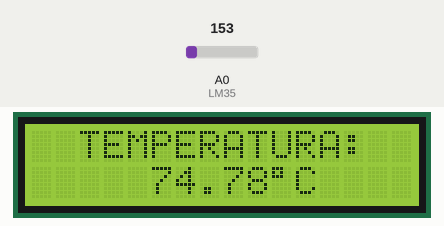
A sketch run on a simulated Arduino Uno, built with avr-gcc and run on an emulated ATmega328P. Shown: 16×2 character LCD. Inputs (shaded band) come from the test bench; at power-on: A0 (LM35) = 153.

Above: at 1.2 s.
1.3 s: A0 (LM35) set to 165
At 2.8 s:
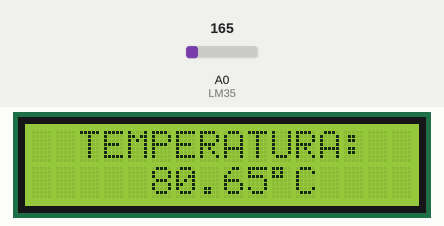
3.5 s: A0 (LM35) set to 175
At 4.7 s:
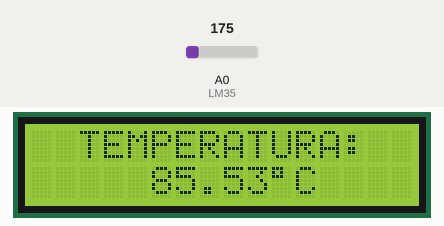
5.5 s: A0 (LM35) set to 191
At 6.6 s:
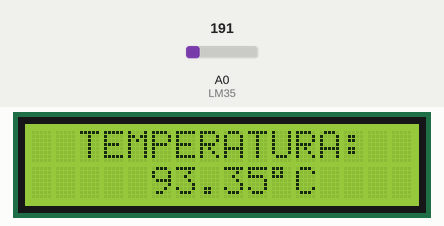
Timing chart, 0 to 8.5 s (numbered marks = the images above; inputs shaded):
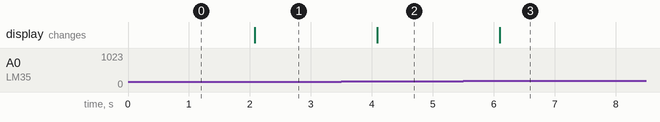

The sketch:

ooo.ino
```cpp
//Programa: Teste de Display LCD 16 x 2
//Autor: FILIPEFLOP

//Carrega a biblioteca LiquidCrystal
#include <LiquidCrystal.h>

const int LM35 = A0;
float temperatura = 0.0,temperaturaAnterior = 0.0;

//Define os pinos que serão utilizados para ligação ao display
LiquidCrystal lcd(12, 11, 5, 4, 3, 2);

void setup()
{
  //Define o número de colunas e linhas do LCD
  lcd.begin(16, 2);
}

void loop()
{
  //Limpa a tela
  lcd.clear();
  //Posiciona o cursor na coluna 3, linha 0;
  lcd.setCursor(2, 0);
  //Envia o texto entre aspas para o LCD
  temperatura = (analogRead(LM35)*(5.0/(1023)))/0.01;
  //if ((temperaturaAnterior-temperatura>=0.5) || ((temperaturaAnterior-temperatura<=-0.5))){
    temperaturaAnterior = temperatura;
    lcd.print("TEMPERATURA: ");
    lcd.setCursor(5, 1);
    lcd.print(temperatura);
    lcd.write(byte(223));
    lcd.print("C");
  //}
  delay(1000);
}
```

Measured:
- after the input at 1.3 s, the display: changes after 0.78 s (image 1)
- after the input at 3.5 s, the display: changes after 0.59 s (image 2)
- after the input at 5.5 s, the display: changes after 0.60 s (image 3)
